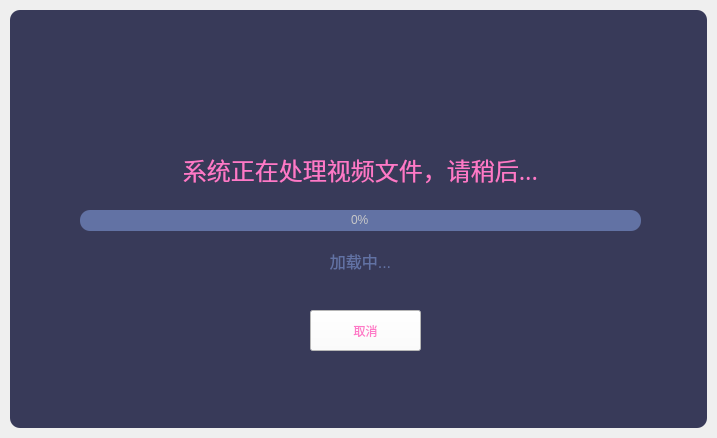
<?xml version="1.0" encoding="UTF-8"?>
<ui version="4.0">
 <class>SplashScreen</class>
 <widget class="QMainWindow" name="SplashScreen">
  <property name="geometry">
   <rect>
    <x>0</x>
    <y>0</y>
    <width>717</width>
    <height>438</height>
   </rect>
  </property>
  <property name="windowTitle">
   <string>MainWindow</string>
  </property>
  <widget class="QWidget" name="centralwidget">
   <layout class="QVBoxLayout" name="verticalLayout">
    <property name="spacing">
     <number>0</number>
    </property>
    <property name="leftMargin">
     <number>10</number>
    </property>
    <property name="topMargin">
     <number>10</number>
    </property>
    <property name="rightMargin">
     <number>10</number>
    </property>
    <property name="bottomMargin">
     <number>10</number>
    </property>
    <item>
     <widget class="QFrame" name="dropShadowFrame">
      <property name="styleSheet">
       <string notr="true">QFrame {	
	background-color: rgb(56, 58, 89);	
	color: rgb(220, 220, 220);
	border-radius: 10px;
}</string>
      </property>
      <property name="frameShape">
       <enum>QFrame::StyledPanel</enum>
      </property>
      <property name="frameShadow">
       <enum>QFrame::Raised</enum>
      </property>
      <widget class="QLabel" name="label_title">
       <property name="geometry">
        <rect>
         <x>20</x>
         <y>130</y>
         <width>661</width>
         <height>61</height>
        </rect>
       </property>
       <property name="font">
        <font>
         <family>新宋体</family>
         <pointsize>40</pointsize>
        </font>
       </property>
       <property name="styleSheet">
        <string notr="true">color: rgb(254, 121, 199);</string>
       </property>
       <property name="text">
        <string>&lt;html&gt;&lt;head/&gt;&lt;body&gt;&lt;p&gt;&lt;span style=&quot; font-size:18pt;&quot;&gt;系统正在处理视频文件，请稍后...&lt;/span&gt;&lt;/p&gt;&lt;/body&gt;&lt;/html&gt;</string>
       </property>
       <property name="alignment">
        <set>Qt::AlignCenter</set>
       </property>
      </widget>
      <widget class="QProgressBar" name="progressBar">
       <property name="geometry">
        <rect>
         <x>70</x>
         <y>200</y>
         <width>561</width>
         <height>21</height>
        </rect>
       </property>
       <property name="styleSheet">
        <string notr="true">QProgressBar {
	
	background-color: rgb(98, 114, 164);
	color: rgb(200, 200, 200);
	border-style: none;
	font: 12pt &quot;宋体&quot;;
	border-radius: 10px;
	text-align: center;
}
QProgressBar::chunk{
	border-radius: 10px;
	background-color: qlineargradient(spread:pad, x1:0, y1:0.511364, x2:1, y2:0.523, stop:0 rgba(254, 121, 199, 255), stop:1 rgba(170, 85, 255, 255));
}</string>
       </property>
       <property name="value">
        <number>0</number>
       </property>
      </widget>
      <widget class="QLabel" name="label_loading">
       <property name="geometry">
        <rect>
         <x>20</x>
         <y>240</y>
         <width>661</width>
         <height>21</height>
        </rect>
       </property>
       <property name="font">
        <font>
         <family>Segoe UI</family>
         <pointsize>12</pointsize>
        </font>
       </property>
       <property name="styleSheet">
        <string notr="true">color: rgb(98, 114, 164);</string>
       </property>
       <property name="text">
        <string>加载中...</string>
       </property>
       <property name="alignment">
        <set>Qt::AlignCenter</set>
       </property>
      </widget>
      <widget class="QPushButton" name="btn_cancel">
       <property name="geometry">
        <rect>
         <x>300</x>
         <y>300</y>
         <width>111</width>
         <height>41</height>
        </rect>
       </property>
       <property name="styleSheet">
        <string notr="true">font: 14pt &quot;宋体&quot;;
color: rgb(254, 121, 199);
background-color: rgb(170, 85, 255);
background-color: rgb(255, 255, 255);</string>
       </property>
       <property name="text">
        <string>取消</string>
       </property>
      </widget>
     </widget>
    </item>
   </layout>
  </widget>
 </widget>
 <resources/>
 <connections/>
</ui>
